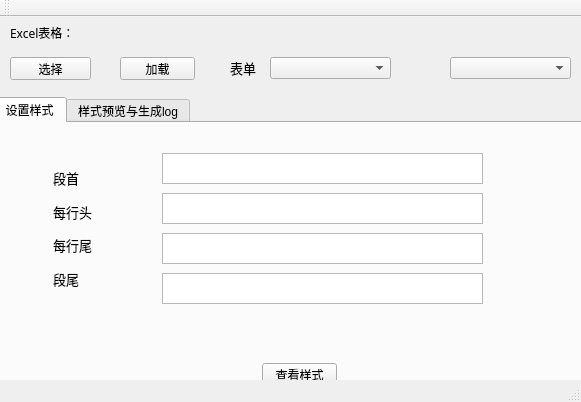
<?xml version="1.0" encoding="UTF-8"?>
<ui version="4.0">
 <class>MainWindow</class>
 <widget class="QMainWindow" name="MainWindow">
  <property name="geometry">
   <rect>
    <x>0</x>
    <y>0</y>
    <width>581</width>
    <height>402</height>
   </rect>
  </property>
  <property name="windowTitle">
   <string>MainWindow</string>
  </property>
  <widget class="QWidget" name="centralWidget">
   <widget class="QLabel" name="label_excel_path">
    <property name="geometry">
     <rect>
      <x>10</x>
      <y>0</y>
      <width>341</width>
      <height>31</height>
     </rect>
    </property>
    <property name="font">
     <font>
      <family>微软雅黑</family>
      <pointsize>9</pointsize>
      <weight>50</weight>
      <bold>false</bold>
     </font>
    </property>
    <property name="text">
     <string>Excel表格：</string>
    </property>
   </widget>
   <widget class="QPushButton" name="pushButton_path">
    <property name="geometry">
     <rect>
      <x>10</x>
      <y>40</y>
      <width>81</width>
      <height>23</height>
     </rect>
    </property>
    <property name="text">
     <string>选择</string>
    </property>
   </widget>
   <widget class="QPushButton" name="pushButton_load">
    <property name="geometry">
     <rect>
      <x>120</x>
      <y>40</y>
      <width>75</width>
      <height>23</height>
     </rect>
    </property>
    <property name="text">
     <string>加载</string>
    </property>
   </widget>
   <widget class="QComboBox" name="comboBox_sheet">
    <property name="geometry">
     <rect>
      <x>270</x>
      <y>40</y>
      <width>121</width>
      <height>22</height>
     </rect>
    </property>
   </widget>
   <widget class="QComboBox" name="comboBox_hang_value">
    <property name="geometry">
     <rect>
      <x>450</x>
      <y>40</y>
      <width>121</width>
      <height>22</height>
     </rect>
    </property>
   </widget>
   <widget class="QLabel" name="label_5">
    <property name="geometry">
     <rect>
      <x>230</x>
      <y>36</y>
      <width>31</width>
      <height>31</height>
     </rect>
    </property>
    <property name="font">
     <font>
      <family>Arial</family>
      <pointsize>10</pointsize>
      <weight>50</weight>
      <bold>false</bold>
     </font>
    </property>
    <property name="focusPolicy">
     <enum>Qt::TabFocus</enum>
    </property>
    <property name="text">
     <string>表单</string>
    </property>
    <property name="textFormat">
     <enum>Qt::AutoText</enum>
    </property>
   </widget>
   <widget class="QTabWidget" name="tabWidget">
    <property name="geometry">
     <rect>
      <x>-10</x>
      <y>80</y>
      <width>601</width>
      <height>311</height>
     </rect>
    </property>
    <property name="currentIndex">
     <number>0</number>
    </property>
    <widget class="QWidget" name="tab_1">
     <attribute name="title">
      <string> 设置样式</string>
     </attribute>
     <widget class="QWidget" name="">
      <property name="geometry">
       <rect>
        <x>50</x>
        <y>30</y>
        <width>61</width>
        <height>151</height>
       </rect>
      </property>
      <layout class="QVBoxLayout" name="verticalLayout">
       <item>
        <widget class="QLabel" name="label_1">
         <property name="font">
          <font>
           <family>Arial</family>
           <pointsize>10</pointsize>
           <weight>50</weight>
           <bold>false</bold>
          </font>
         </property>
         <property name="focusPolicy">
          <enum>Qt::TabFocus</enum>
         </property>
         <property name="text">
          <string>段首</string>
         </property>
         <property name="textFormat">
          <enum>Qt::AutoText</enum>
         </property>
        </widget>
       </item>
       <item>
        <widget class="QLabel" name="label_2">
         <property name="font">
          <font>
           <family>Arial</family>
           <pointsize>10</pointsize>
           <weight>50</weight>
           <bold>false</bold>
          </font>
         </property>
         <property name="focusPolicy">
          <enum>Qt::TabFocus</enum>
         </property>
         <property name="text">
          <string>每行头</string>
         </property>
         <property name="textFormat">
          <enum>Qt::AutoText</enum>
         </property>
        </widget>
       </item>
       <item>
        <widget class="QLabel" name="label_3">
         <property name="font">
          <font>
           <family>Arial</family>
           <pointsize>10</pointsize>
           <weight>50</weight>
           <bold>false</bold>
          </font>
         </property>
         <property name="focusPolicy">
          <enum>Qt::TabFocus</enum>
         </property>
         <property name="text">
          <string>每行尾</string>
         </property>
         <property name="textFormat">
          <enum>Qt::AutoText</enum>
         </property>
        </widget>
       </item>
       <item>
        <widget class="QLabel" name="label_4">
         <property name="font">
          <font>
           <family>Arial</family>
           <pointsize>10</pointsize>
           <weight>50</weight>
           <bold>false</bold>
          </font>
         </property>
         <property name="focusPolicy">
          <enum>Qt::TabFocus</enum>
         </property>
         <property name="text">
          <string>段尾</string>
         </property>
         <property name="textFormat">
          <enum>Qt::AutoText</enum>
         </property>
        </widget>
       </item>
      </layout>
     </widget>
     <widget class="QTextEdit" name="textEdit_1">
      <property name="geometry">
       <rect>
        <x>170</x>
        <y>30</y>
        <width>321</width>
        <height>31</height>
       </rect>
      </property>
     </widget>
     <widget class="QTextEdit" name="textEdit_2">
      <property name="geometry">
       <rect>
        <x>170</x>
        <y>70</y>
        <width>321</width>
        <height>31</height>
       </rect>
      </property>
     </widget>
     <widget class="QTextEdit" name="textEdit_3">
      <property name="geometry">
       <rect>
        <x>170</x>
        <y>110</y>
        <width>321</width>
        <height>31</height>
       </rect>
      </property>
     </widget>
     <widget class="QTextEdit" name="textEdit_4">
      <property name="geometry">
       <rect>
        <x>170</x>
        <y>150</y>
        <width>321</width>
        <height>31</height>
       </rect>
      </property>
     </widget>
     <widget class="QPushButton" name="pushButton_checkprint">
      <property name="geometry">
       <rect>
        <x>270</x>
        <y>240</y>
        <width>75</width>
        <height>23</height>
       </rect>
      </property>
      <property name="text">
       <string>查看样式</string>
      </property>
     </widget>
    </widget>
    <widget class="QWidget" name="tab_2">
     <attribute name="title">
      <string>样式预览与生成log</string>
     </attribute>
     <widget class="QTextBrowser" name="textBrowser_print">
      <property name="geometry">
       <rect>
        <x>80</x>
        <y>30</y>
        <width>481</width>
        <height>181</height>
       </rect>
      </property>
     </widget>
     <widget class="QPushButton" name="pushButton_start">
      <property name="geometry">
       <rect>
        <x>280</x>
        <y>240</y>
        <width>75</width>
        <height>23</height>
       </rect>
      </property>
      <property name="text">
       <string>开始生成</string>
      </property>
     </widget>
     <widget class="QLabel" name="label_print_info">
      <property name="geometry">
       <rect>
        <x>30</x>
        <y>100</y>
        <width>31</width>
        <height>21</height>
       </rect>
      </property>
      <property name="text">
       <string>状态：</string>
      </property>
     </widget>
    </widget>
   </widget>
   <widget class="QLabel" name="labelsheet_log">
    <property name="geometry">
     <rect>
      <x>370</x>
      <y>0</y>
      <width>201</width>
      <height>31</height>
     </rect>
    </property>
    <property name="font">
     <font>
      <family>微软雅黑</family>
     </font>
    </property>
    <property name="text">
     <string/>
    </property>
   </widget>
  </widget>
  <widget class="QMenuBar" name="menuBar">
   <property name="geometry">
    <rect>
     <x>0</x>
     <y>0</y>
     <width>581</width>
     <height>17</height>
    </rect>
   </property>
  </widget>
  <widget class="QToolBar" name="mainToolBar">
   <attribute name="toolBarArea">
    <enum>TopToolBarArea</enum>
   </attribute>
   <attribute name="toolBarBreak">
    <bool>false</bool>
   </attribute>
  </widget>
  <widget class="QStatusBar" name="statusBar"/>
 </widget>
 <layoutdefault spacing="6" margin="11"/>
 <resources/>
 <connections/>
</ui>
